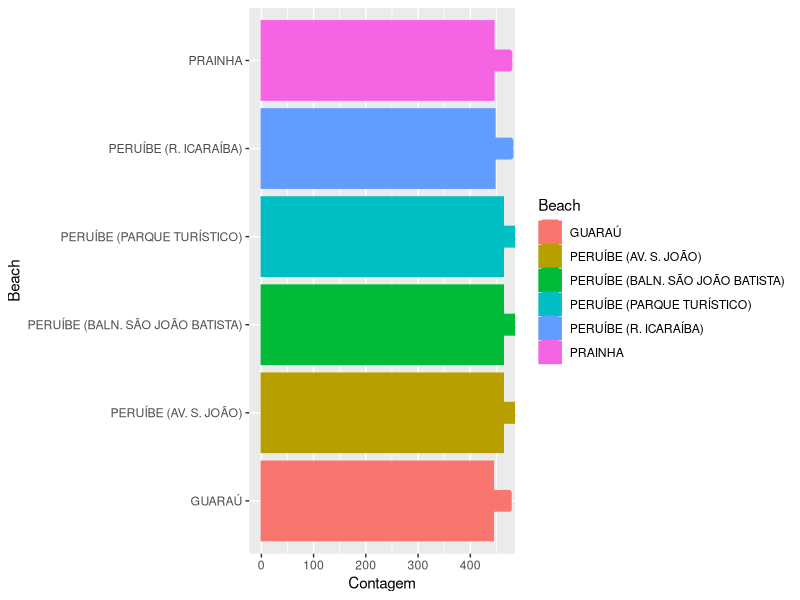
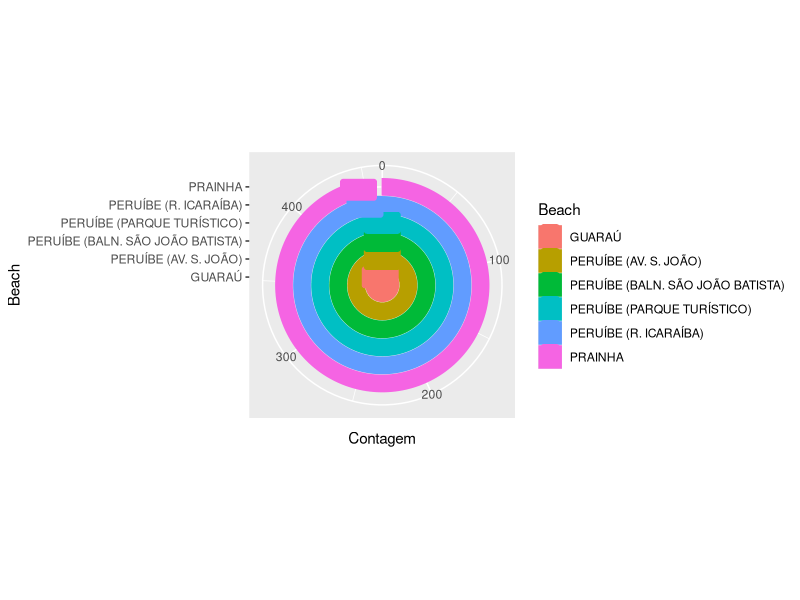
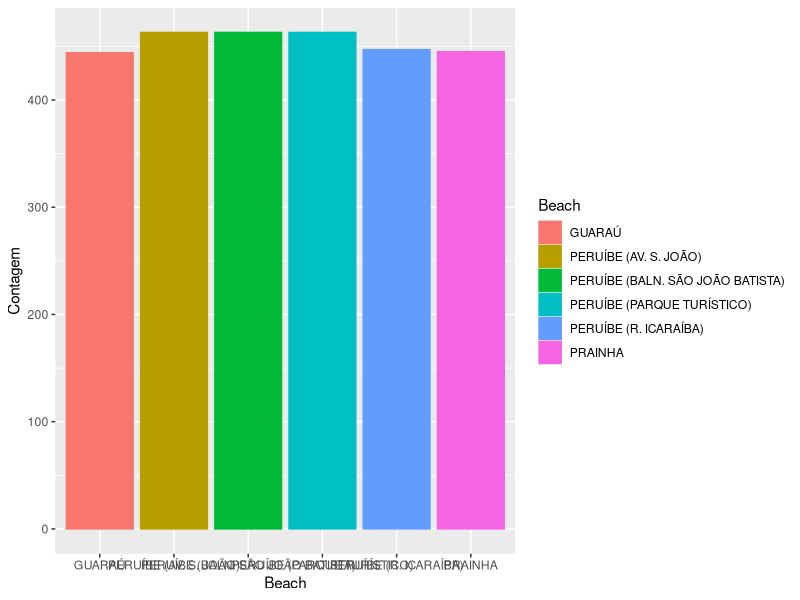
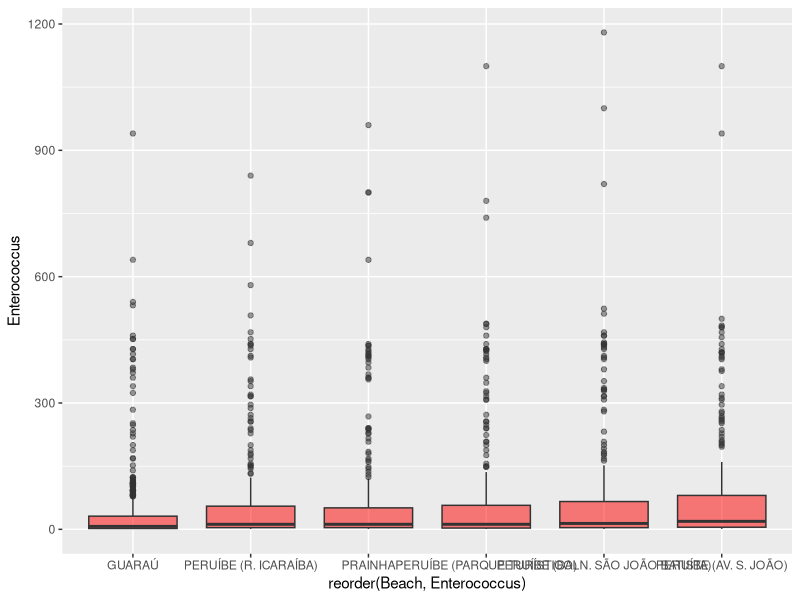

Write the R code that produced these figures, in order.
## ---- chunk 1
library(readxl)
library(dplyr)
library(tidyverse)
library(ggplot2)
## ---- chunk 2
knitr::opts_chunk$set(echo = TRUE)
## ---- chunk 3

# LENDO ARQUIVOS XLS/XLSX - EXCEL

#dadosPraia = read_excel(file.choose())
dadosPraia = read_excel("sp_beaches.xlsx")
dadosPraia

View(dadosPraia)




#VERIFICANDO NOMES DAS TABELAS
names(dadosPraia)


#FILTAR DADOS - AUGUSTO MIRANDA - PRAIA PERUÍBE

Cidade <-filter(dadosPraia, City == "PERUÍBE")


###############################################################################
###### CONVERTENDO ULTIMA COLUNA PARA NUMERIC

Cidade$Enterococcus  <- as.numeric(as.character(Cidade$Enterococcus))
str(Cidade)
View(Cidade)
sapply(Cidade, class)

str(Cidade)
############################################################################# dadosPraia %>% reframe(dadosPraia, media = mean(Enterococcus))
# Questão 1:
#   Encontre média, desvio-padrão, mediana, Q1, Q3, 
#   mínimo e máximo dos enterococos de cada praia (summarise)
#
#
#
# 
## RESPOSTA: 
# MEDIA, MEDIANA, DESVIO PADRÃO


#MÉDIA
Cidade %>% group_by(Beach) %>% summarise(Media = mean(Enterococcus))
#MEDIANA
Cidade %>% group_by(Beach) %>% summarise(Mediana = median(Enterococcus))
## DESVIO PADRÃO
Cidade %>% group_by(Beach) %>% summarise(DesvioP = (Enterococcus - mean(Enterococcus)))
#MÉDIA E MEDIANA JUNTAS
Cidade %>% group_by(Beach) %>% summarise(Media = mean(Enterococcus), Mediana = median(Enterococcus))

#Quartil - 
quantile(Cidade$Enterococcus, probs = seq(0,1, 0.25))

Cidade %>% summarise(quantile(Enterococcus, probs = seq(0,1, 0.25)))
## ---- chunk 4
############################################################################# 
# Questão 2:
#   Faça um gráfico de barras com a variável Beach, ordenando da praia 
#   com maior quantidades de amostras para a menor. Colorir gráfico com 
#   base na praia. Anotar as porcentagens no topo das barras (ggplot2).
#
# install.packages("ggplot2")

Cidade %>% group_by(Beach) %>% summarise(Contagem = n()) %>% ggplot(aes(x = Beach, y = Contagem, color = Beach, label = Contagem, fill = Beach)) + geom_bar(stat = "Identity") + geom_label() + coord_flip() 

############################################################################# 
# Questão 3:
#   Repita a questão 2, fazendo desta vez um gráfico de pizza (ggplot2).
#
#
Cidade %>% group_by(Beach) %>% summarise(Contagem = n()) %>% ggplot(aes(x = Beach, y = Contagem, color = Beach, label = Contagem, fill = Beach)) + geom_bar(stat = "Identity") + geom_label() + coord_polar("y", start = 0) 

############################################################################# 
# Questão 4:  
# Fazer um histograma com todos os dados de enterococos das praias da sua cidade (ggplot2).
#
Cidade %>% group_by(Beach) %>% summarise(Contagem = n()) %>% ggplot(aes(x = Beach, y = Contagem, color = Beach, label = Contagem, fill = Beach)) + geom_histogram(stat = "Identity")

############################################################################# 
# Questão 5:
#   Fazer box-plots de todas as praias da sua cidade num único gráfico (ggplot2).
#


Cidade %>% ggplot(aes(reorder(Beach, Enterococcus), Enterococcus)) + geom_boxplot(fill = "red", alpha = 0.5)
